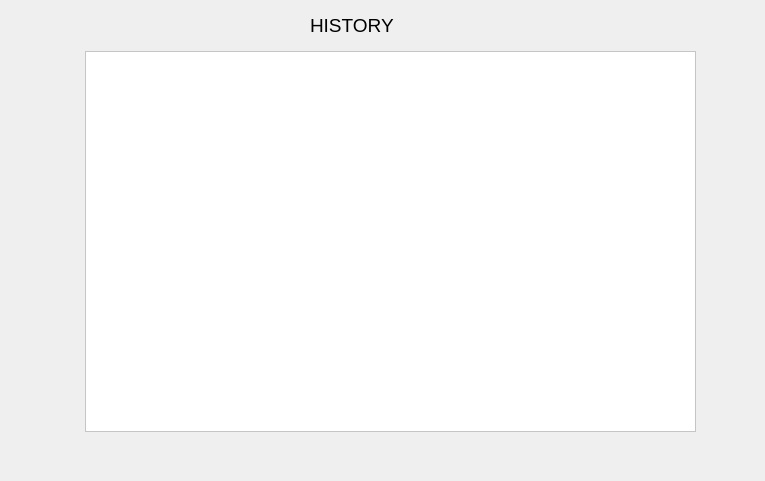
<?xml version="1.0" encoding="UTF-8"?>
<ui version="4.0">
 <class>his</class>
 <widget class="QDialog" name="his">
  <property name="geometry">
   <rect>
    <x>0</x>
    <y>0</y>
    <width>765</width>
    <height>481</height>
   </rect>
  </property>
  <property name="windowTitle">
   <string>Dialog</string>
  </property>
  <property name="styleSheet">
   <string notr="true">bakcground:white</string>
  </property>
  <widget class="QTextBrowser" name="history">
   <property name="geometry">
    <rect>
     <x>85</x>
     <y>51</y>
     <width>611</width>
     <height>381</height>
    </rect>
   </property>
   <property name="styleSheet">
    <string notr="true">background:white</string>
   </property>
  </widget>
  <widget class="QLabel" name="label">
   <property name="geometry">
    <rect>
     <x>310</x>
     <y>10</y>
     <width>600</width>
     <height>31</height>
    </rect>
   </property>
   <property name="font">
    <font>
     <pointsize>14</pointsize>
    </font>
   </property>
   <property name="styleSheet">
    <string notr="true">height:300
</string>
   </property>
   <property name="text">
    <string>HISTORY</string>
   </property>
  </widget>
 </widget>
 <resources/>
 <connections/>
</ui>
